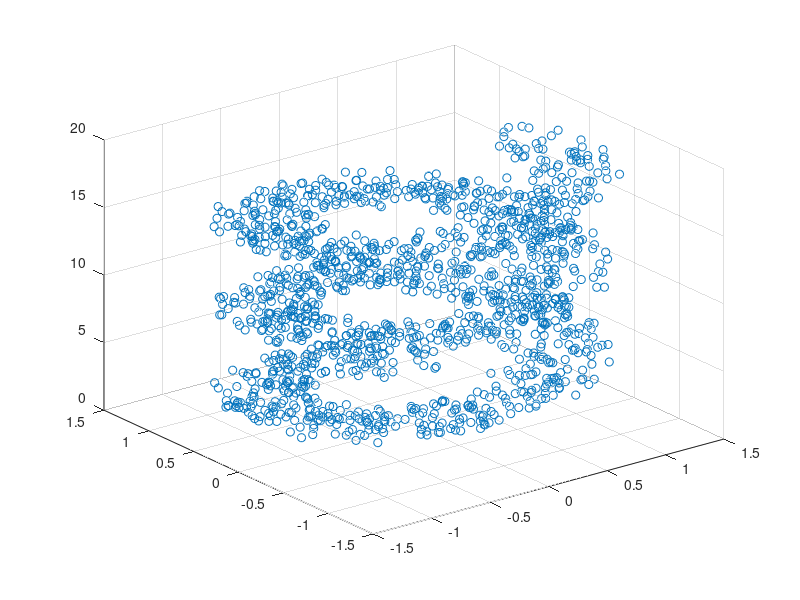

MATLAB code to generate this figure: (Note: this script raises an error after producing the figure.)
NPOINTS = 1500;
range = linspace(1, pi*6, NPOINTS);

x = cos(range) + random('unif', -1, 1, 1, NPOINTS) * 0.3;
y = sin(range) + random('unif', -1, 1, 1, NPOINTS) * 0.3;
z = range + random('unif', -1, 1, 1, NPOINTS) * 0.1;

name = cell(1,NPOINTS);
for i=1:NPOINTS
    name{i} = sprintf('Point #%d', i);
end

scatter3(x, y, range);

shuford = randperm(NPOINTS);
jsontable = table(name(shuford)', x(shuford)', y(shuford)', z(shuford)', 'VariableNames', {'name', 'x', 'y', 'z'});
jsonout = jsonencode(jsontable);